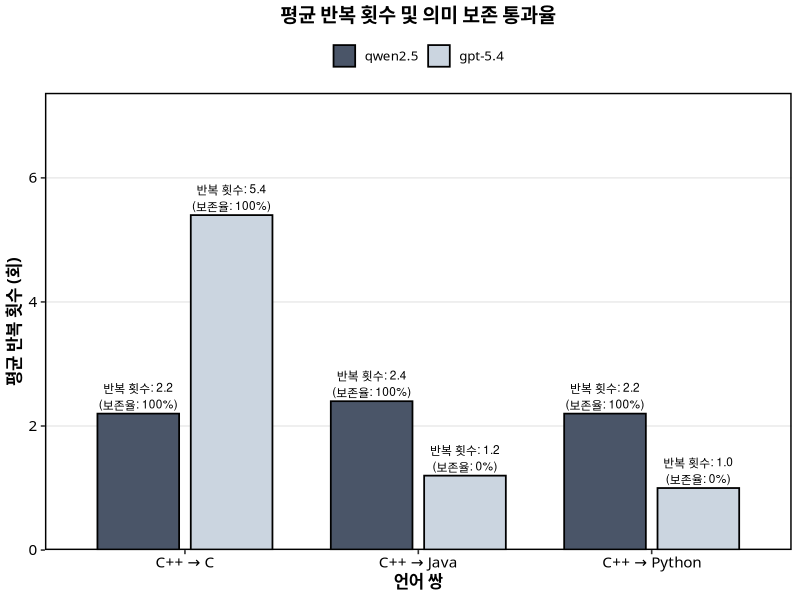
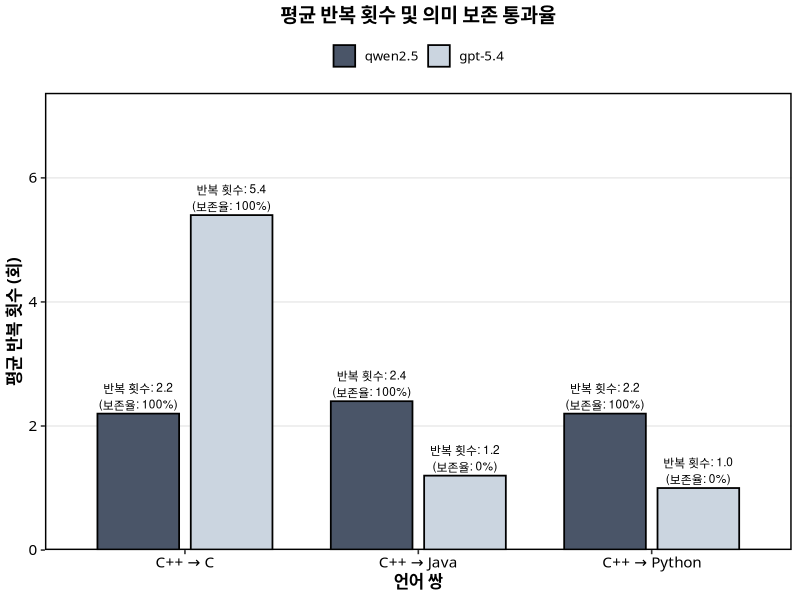
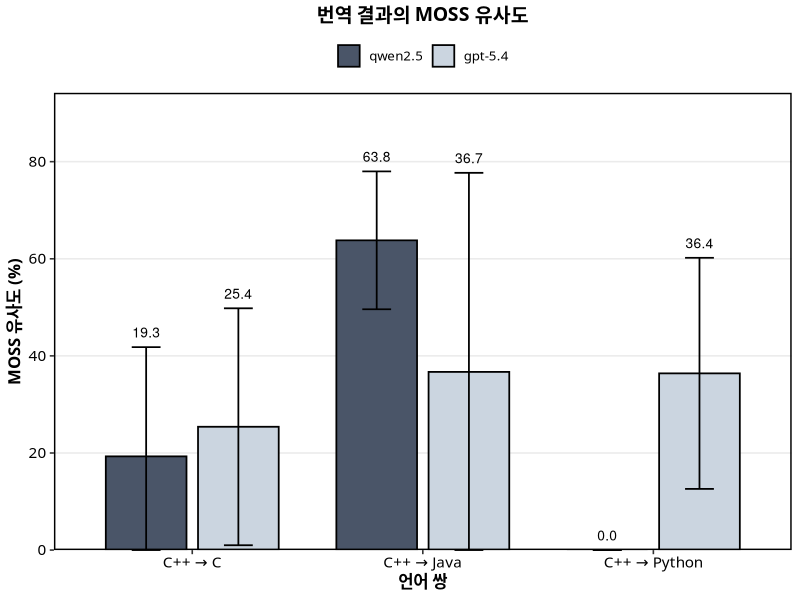
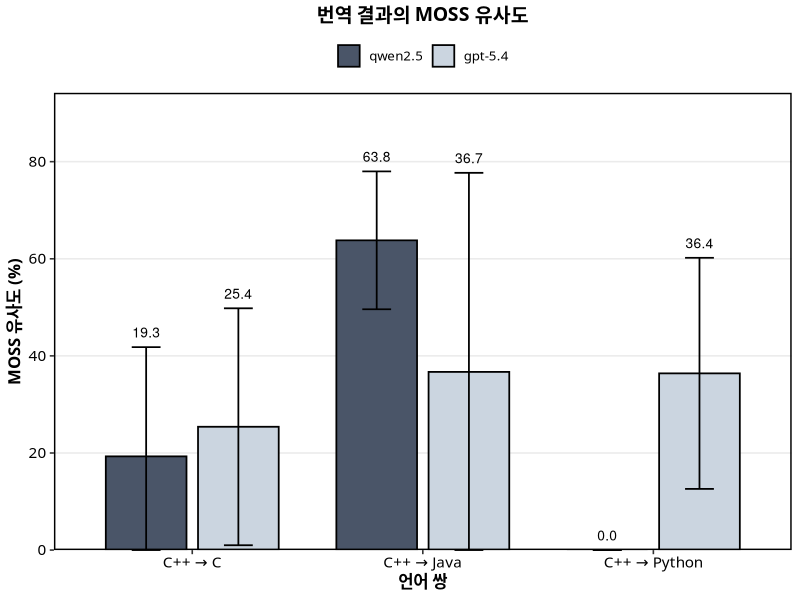

Generate these figures, in order, with R:
library(ggplot2)

# IEEE / Engineering style theme
theme_engineering <- function() {
  theme_bw(base_size = 12, base_family = "AppleGothic") +
    theme(
      plot.title = element_text(face = "bold", hjust = 0.5, size = 14),
      panel.grid.major.x = element_blank(),
      panel.grid.minor = element_blank(),
      panel.border = element_rect(color = "black", linewidth = 1),
      legend.position = "top",
      legend.justification = "center",
      legend.direction = "horizontal",
      legend.box = "horizontal",
      legend.background = element_blank(),
      legend.spacing.x = unit(0.3, "cm"),
      legend.title = element_blank(),
      axis.text = element_text(color = "black", size = 11),
      axis.title = element_text(size = 12, face = "bold"),
      strip.background = element_rect(fill = "grey90", color = "black")
    )
}

# -----------------
# 1. Table 1: 변경 횟수 거리와 의미 보존 (Iterations & Pass Rate)
# -----------------
df_iter <- data.frame(
  LangPair = rep(c("C++ → C", "C++ → Java", "C++ → Python"), each = 2),
  Model = rep(c("qwen2.5", "gpt-5.4"), times = 3),
  AvgIter = c(2.2, 5.4, 2.4, 1.2, 2.2, 1.0),
  PassRate = c(100, 100, 100, 0, 100, 0)
)
df_iter$LangPair <- factor(df_iter$LangPair, levels = c("C++ → C", "C++ → Java", "C++ → Python"))
df_iter$Model <- factor(df_iter$Model, levels = c("qwen2.5", "gpt-5.4"))

p_iter <- ggplot(df_iter, aes(x = LangPair, y = AvgIter, fill = Model)) +
  geom_bar(stat = "identity", position = position_dodge(width = 0.8), width = 0.7, color = "black", linewidth = 0.6) +
  geom_text(aes(label = sprintf("반복 횟수: %.1f\n(보존율: %d%%)", AvgIter, PassRate)), 
            position = position_dodge(width = 0.8), vjust = -0.2, size = 3.0, lineheight = 1.1) +
  scale_y_continuous(limits = c(0, max(df_iter$AvgIter) * 1.3), expand = expansion(mult = c(0, 0.05))) +
  scale_fill_manual(values = c("qwen2.5" = "#4A5568", "gpt-5.4" = "#CBD5E0")) +
  labs(
    title = "평균 반복 횟수 및 의미 보존 통과율",
    x = "언어 쌍",
    y = "평균 반복 횟수 (회)"
  ) +
  theme_engineering()

ggsave("figure_iterations.png", p_iter, width = 7, height = 5, dpi = 300)
ggsave("figure_iterations.pdf", p_iter, width = 7, height = 5, device = cairo_pdf)

# -----------------
# 2. Table 2: MOSS 유사도 (MOSS Similarity)
# -----------------
df_moss <- data.frame(
  LangPair = rep(c("C++ → C", "C++ → Java", "C++ → Python"), each = 2),
  Model = rep(c("qwen2.5", "gpt-5.4"), times = 3),
  Mean = c(19.3, 25.4, 63.8, 36.7, 0.0, 36.4),
  SD = c(22.5, 24.4, 14.2, 41.0, 0.0, 23.8)
)
df_moss$LangPair <- factor(df_moss$LangPair, levels = c("C++ → C", "C++ → Java", "C++ → Python"))
df_moss$Model <- factor(df_moss$Model, levels = c("qwen2.5", "gpt-5.4"))

p_moss <- ggplot(df_moss, aes(x = LangPair, y = Mean, fill = Model)) +
  geom_bar(stat = "identity", position = position_dodge(width = 0.8), width = 0.7, color = "black", linewidth = 0.6) +
  geom_errorbar(aes(ymin = pmax(0, Mean - SD), ymax = Mean + SD), 
                position = position_dodge(width = 0.8), width = 0.25, linewidth = 0.6) +
  geom_text(aes(y = Mean + SD + 3, label = sprintf("%.1f", Mean)), 
            position = position_dodge(width = 0.8), size = 3.5) +
  scale_y_continuous(limits = c(0, max(df_moss$Mean + df_moss$SD) * 1.15), breaks = seq(0, 100, 20), expand = expansion(mult = c(0, 0.05))) +
  scale_fill_manual(values = c("qwen2.5" = "#4A5568", "gpt-5.4" = "#CBD5E0")) +
  labs(
    title = "번역 결과의 MOSS 유사도",
    x = "언어 쌍",
    y = "MOSS 유사도 (%)"
  ) +
  theme_engineering()

ggsave("figure_moss.png", p_moss, width = 7, height = 5, dpi = 300)
ggsave("figure_moss.pdf", p_moss, width = 7, height = 5, device = cairo_pdf)
